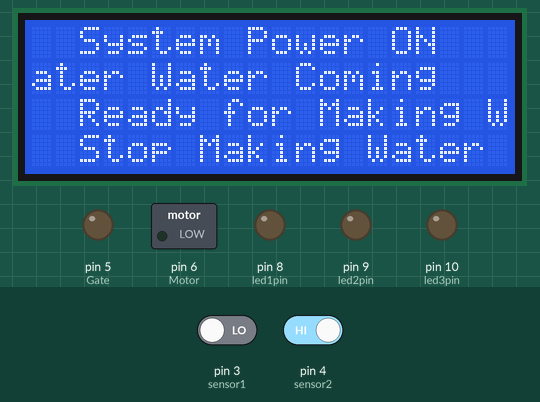
Bench run of a sketch on a simulated Arduino Mega 2560, built with avr-gcc and run on an emulated ATmega2560. Shown: 20×4 character LCD, switched loads named in the sketch (green lamp = pin HIGH), output pins drawn as LEDs (lit = HIGH). Inputs (shaded band) come from the test bench; at power-on: pin 3 (sensor1) LOW, pin 4 (sensor2) HIGH. What the sketch prints to the serial monitor is not drawn.

Above: at 1.2 s.
1.3 s: pin 3 (sensor1) driven HIGH
At 2.4 s:
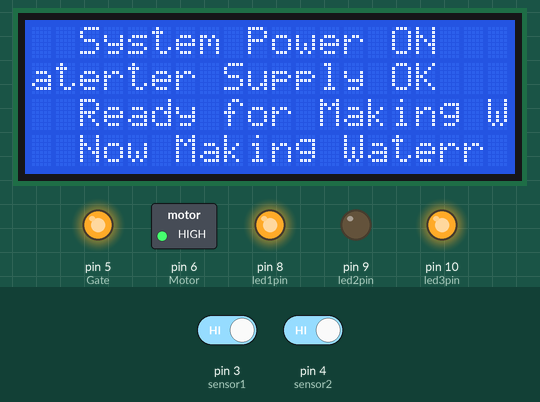
4.3 s: pin 4 (sensor2) driven LOW
At 5.0 s:
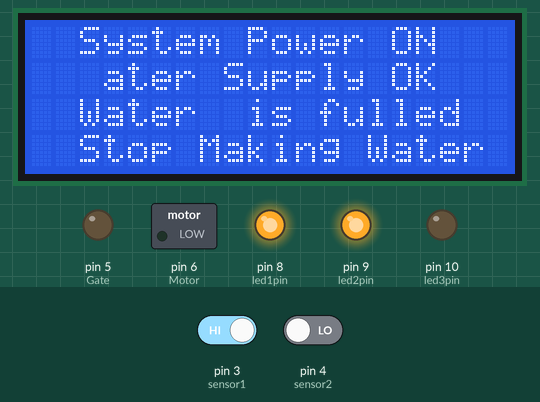
6.1 s: pin 3 (sensor1) driven LOW
At 7.4 s:
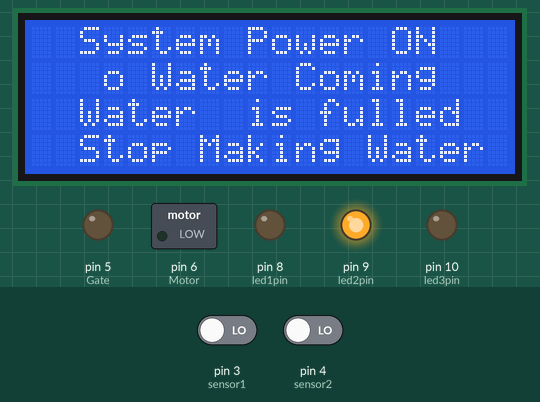
7.9 s: pin 4 (sensor2) driven HIGH
At 9.0 s:
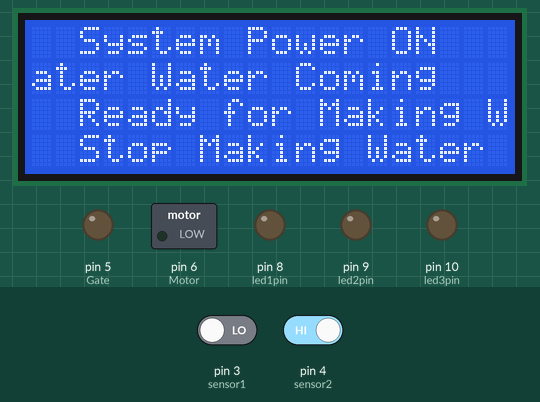
Timing chart, 0 to 10.9 s (numbered marks = the images above; inputs shaded):
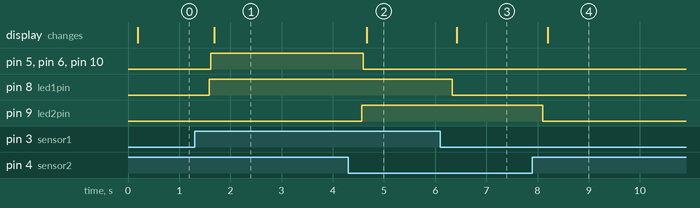

Measured:
- after the input at 1.3 s, pin 5 (Gate), pin 6 (Motor), pin 10 (led3pin): LOW → HIGH after 0.32 s; pin 8 (led1pin): LOW → HIGH after 0.29 s; the display: changes after 0.39 s (image 1)
- after the input at 4.3 s, pin 5 (Gate), pin 6 (Motor), pin 10 (led3pin): HIGH → LOW after 0.29 s; pin 9 (led2pin): LOW → HIGH after 0.27 s; the display: changes after 0.36 s (image 2)
- after the input at 6.1 s, pin 8 (led1pin): HIGH → LOW after 0.23 s; the display: changes after 0.32 s (image 3)
- after the input at 7.9 s, pin 9 (led2pin): HIGH → LOW after 0.20 s; the display: changes after 0.30 s (image 4)

The sketch:

RO21.ino
```cpp
#include <LiquidCrystal.h>

#define sensor1 3
#define sensor2 4
#define led1pin 8
#define led2pin 9
#define led3pin 10
#define Gate 5
#define Motor 6

/* LiquidCrystal display with:
LCD 4 (RS) to arduino pin 12
LCD 5 (R/W) to ground (non-existent pin 14 okay?)
LCD 6 (E) to arduino pin 11
d4, d5, d6, d7 on arduino pins 7, 8, 9, 10
*/
LiquidCrystal lcd(24,26,28,30,32,34,36);   //ok
//LiquidCrystal lcd(10, 11, 12, 44, 42, 40, 38);

void setup()
{
  pinMode(sensor1,INPUT) ;
  pinMode(sensor2,INPUT) ;

  pinMode(led1pin,OUTPUT) ;
  pinMode(led2pin,OUTPUT) ;
  pinMode(led3pin,OUTPUT) ;

  pinMode(Gate,OUTPUT) ;
  pinMode(Motor,OUTPUT) ;


  digitalWrite(led1pin,LOW) ;
  digitalWrite(led2pin,LOW) ;
  digitalWrite(led3pin,LOW) ;

  digitalWrite(Gate,LOW) ;
  digitalWrite(Motor,LOW) ;

  lcd.begin(20, 4);
// position cursor on line x=4,y=3
  PowonLedDisplay();
  Serial.begin(9600);
  Serial.println("program start here....");
}
void loop()
{
boolean status1 = 0;
boolean status2 = 0;
status1 = digitalRead(sensor1) ;
status2 = digitalRead(sensor2) ;
if (status1 == HIGH)
  {
    Serial.println("The water is coming");
     digitalWrite(led1pin,HIGH) ;
  }
  else
  {
    Serial.println("The water is blocked");
     digitalWrite(led1pin,LOW) ;
  }

  if (status2 == LOW)
  {
    Serial.println("The RO water is Full");
     digitalWrite(led2pin,HIGH) ;
  }
   else
  {
    Serial.println("The RO water is not Full");
     digitalWrite(led2pin,LOW) ;

  }

  if ((status1 == HIGH) && (status2 == HIGH) )
  {
    Serial.println("The making-water of the RO Machin is Starting");
     digitalWrite(led3pin,HIGH) ;
      digitalWrite(Gate,HIGH) ;
      digitalWrite(Motor,HIGH) ;
  }
   else
  {
    Serial.println("The making-water of the RO Machin is stopping");
     digitalWrite(led3pin,LOW) ;
       digitalWrite(Gate,LOW) ;
      digitalWrite(Motor,LOW) ;
  }

StatusDisplay(status1,status2) ;

delay(200);

}

void PowonLedDisplay()
{
    lcd.setCursor(2,0);   //lcd.setCursor(Col,Row);
// Print a message to the LCD .
lcd.print("System Power ON");

}

void StatusDisplay(boolean st1, boolean st2)
{
  if (st1)
  {
      lcd.setCursor(2,1);   //lcd.setCursor(Col,Row);
  // Print a message to the LCD .
      lcd.print("Water Supply OK      ");
      Serial.println("Water Supply OK      ");

  }
  else
  {
      lcd.setCursor(2,1);   //lcd.setCursor(Col,Row);
  // Print a message to the LCD .
      lcd.print("No Water Coming      ");
      Serial.println("No Water Coming      ");
  }

  if (st2)
  {
      lcd.setCursor(2,2);   //lcd.setCursor(Col,Row);
  // Print a message to the LCD .
    lcd.print("Ready for Making Water");
    Serial.println("Ready for Making Water");
  }
  else
  {
      lcd.setCursor(2,2);   //lcd.setCursor(Col,Row);
  // Print a message to the LCD .
    lcd.print("Water  is fulled     ");
    Serial.println("Water  is fulled     ");
  }

  if (st1  && st2)
  {
      lcd.setCursor(2,3);   //lcd.setCursor(Col,Row);
  // Print a message to the LCD .
    lcd.print("Now Making Water");
    Serial.println("Now Making Water");
  }
  else
  {
      lcd.setCursor(2,3);   //lcd.setCursor(Col,Row);
  // Print a message to the LCD .
    lcd.print("Stop Making Water");
    Serial.println("Stop Making Water");
  }

}
```
